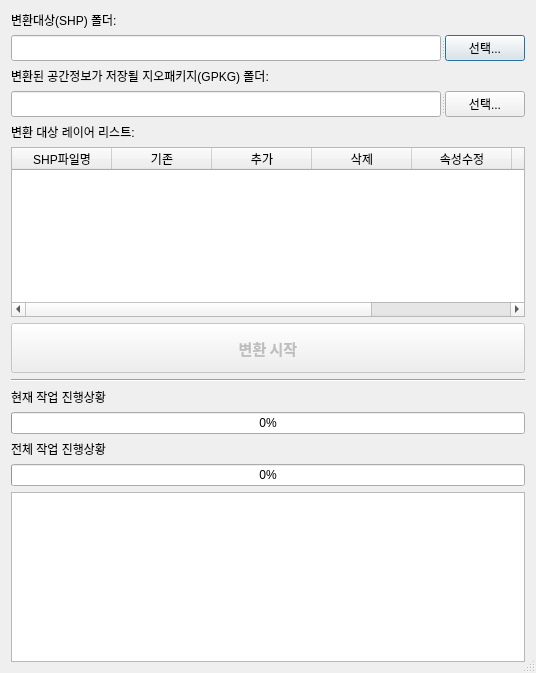
<?xml version="1.0" encoding="UTF-8"?>
<ui version="4.0">
 <class>dlgOnMapLoader</class>
 <widget class="QDialog" name="dlgOnMapLoader">
  <property name="geometry">
   <rect>
    <x>0</x>
    <y>0</y>
    <width>536</width>
    <height>673</height>
   </rect>
  </property>
  <property name="windowTitle">
   <string>SHP파일 GPKG 파일로 변환</string>
  </property>
  <property name="sizeGripEnabled">
   <bool>true</bool>
  </property>
  <property name="modal">
   <bool>true</bool>
  </property>
  <layout class="QGridLayout" name="gridLayout">
   <item row="5" column="0">
    <layout class="QVBoxLayout" name="verticalLayout_4">
     <item>
      <widget class="QLabel" name="lblSubWork">
       <property name="text">
        <string>현재 작업 진행상황</string>
       </property>
      </widget>
     </item>
     <item>
      <widget class="QProgressBar" name="progressSubWork">
       <property name="value">
        <number>0</number>
       </property>
      </widget>
     </item>
    </layout>
   </item>
   <item row="1" column="0">
    <layout class="QVBoxLayout" name="verticalLayout_2">
     <item>
      <widget class="QLabel" name="lblTgtFile">
       <property name="text">
        <string>변환된 공간정보가 저장될 지오패키지(GPKG) 폴더:</string>
       </property>
      </widget>
     </item>
     <item>
      <widget class="QSplitter" name="splitter_2">
       <property name="orientation">
        <enum>Qt::Horizontal</enum>
       </property>
       <widget class="QLineEdit" name="edtTgtFile">
        <property name="readOnly">
         <bool>true</bool>
        </property>
       </widget>
       <widget class="QPushButton" name="btnTgtFile">
        <property name="minimumSize">
         <size>
          <width>80</width>
          <height>0</height>
         </size>
        </property>
        <property name="maximumSize">
         <size>
          <width>80</width>
          <height>16777215</height>
         </size>
        </property>
        <property name="text">
         <string>선택...</string>
        </property>
       </widget>
      </widget>
     </item>
    </layout>
   </item>
   <item row="3" column="0">
    <layout class="QHBoxLayout" name="horizontalLayout_3">
     <item>
      <widget class="QPushButton" name="btnStart">
       <property name="enabled">
        <bool>false</bool>
       </property>
       <property name="minimumSize">
        <size>
         <width>200</width>
         <height>50</height>
        </size>
       </property>
       <property name="font">
        <font>
         <family>Algerian</family>
         <pointsize>11</pointsize>
         <weight>75</weight>
         <bold>true</bold>
        </font>
       </property>
       <property name="text">
        <string>변환 시작</string>
       </property>
       <property name="default">
        <bool>false</bool>
       </property>
      </widget>
     </item>
    </layout>
   </item>
   <item row="2" column="0">
    <layout class="QVBoxLayout" name="verticalLayout_3">
     <item>
      <widget class="QLabel" name="lblSelLayer">
       <property name="text">
        <string>변환 대상 레이어 리스트:</string>
       </property>
      </widget>
     </item>
     <item>
      <widget class="QTableWidget" name="tableLayer">
       <property name="editTriggers">
        <set>QAbstractItemView::NoEditTriggers</set>
       </property>
       <property name="showGrid">
        <bool>true</bool>
       </property>
       <property name="gridStyle">
        <enum>Qt::SolidLine</enum>
       </property>
       <attribute name="horizontalHeaderDefaultSectionSize">
        <number>100</number>
       </attribute>
       <attribute name="verticalHeaderDefaultSectionSize">
        <number>30</number>
       </attribute>
       <column>
        <property name="text">
         <string>SHP파일명</string>
        </property>
       </column>
       <column>
        <property name="text">
         <string>기존</string>
        </property>
       </column>
       <column>
        <property name="text">
         <string>추가</string>
        </property>
       </column>
       <column>
        <property name="text">
         <string>삭제</string>
        </property>
       </column>
       <column>
        <property name="text">
         <string>속성수정</string>
        </property>
       </column>
       <column>
        <property name="text">
         <string>도형수정</string>
        </property>
       </column>
       <column>
        <property name="text">
         <string>도형속성수정</string>
        </property>
       </column>
      </widget>
     </item>
    </layout>
   </item>
   <item row="0" column="0">
    <layout class="QVBoxLayout" name="verticalLayout">
     <item>
      <widget class="QLabel" name="lblSrcFile">
       <property name="text">
        <string>변환대상(SHP) 폴더:</string>
       </property>
      </widget>
     </item>
     <item>
      <widget class="QSplitter" name="splitter">
       <property name="orientation">
        <enum>Qt::Horizontal</enum>
       </property>
       <widget class="QLineEdit" name="edtSrcFile">
        <property name="readOnly">
         <bool>true</bool>
        </property>
       </widget>
       <widget class="QPushButton" name="btnSrcFile">
        <property name="minimumSize">
         <size>
          <width>80</width>
          <height>0</height>
         </size>
        </property>
        <property name="maximumSize">
         <size>
          <width>80</width>
          <height>16777215</height>
         </size>
        </property>
        <property name="text">
         <string>선택...</string>
        </property>
        <property name="default">
         <bool>true</bool>
        </property>
       </widget>
      </widget>
     </item>
    </layout>
   </item>
   <item row="6" column="0">
    <layout class="QVBoxLayout" name="verticalLayout_5">
     <item>
      <widget class="QLabel" name="lblMainWork">
       <property name="text">
        <string>전체 작업 진행상황</string>
       </property>
      </widget>
     </item>
     <item>
      <widget class="QProgressBar" name="progressMainWork">
       <property name="maximum">
        <number>100</number>
       </property>
       <property name="value">
        <number>0</number>
       </property>
       <property name="orientation">
        <enum>Qt::Horizontal</enum>
       </property>
       <property name="invertedAppearance">
        <bool>false</bool>
       </property>
      </widget>
     </item>
    </layout>
   </item>
   <item row="7" column="0">
    <widget class="QPlainTextEdit" name="editLog">
     <property name="readOnly">
      <bool>true</bool>
     </property>
    </widget>
   </item>
   <item row="4" column="0">
    <widget class="Line" name="line">
     <property name="orientation">
      <enum>Qt::Horizontal</enum>
     </property>
    </widget>
   </item>
  </layout>
 </widget>
 <resources/>
 <connections/>
</ui>
